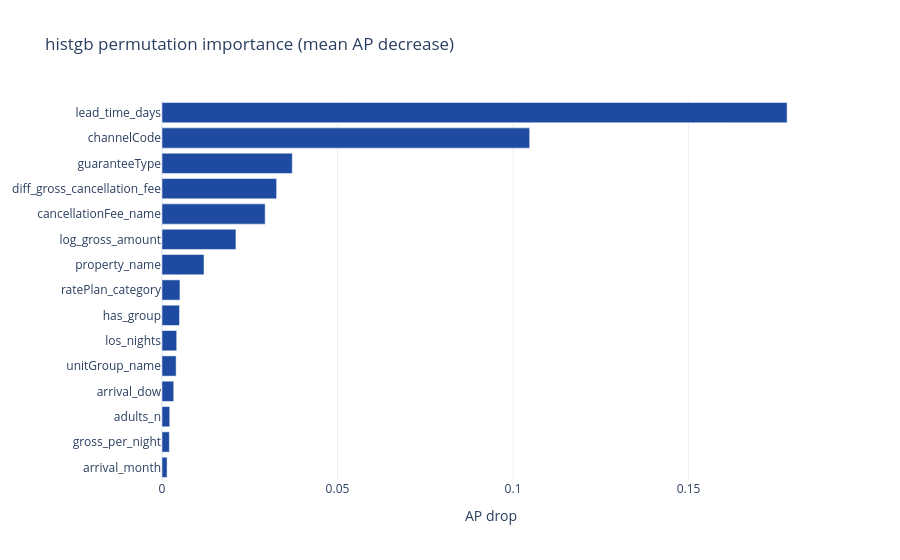
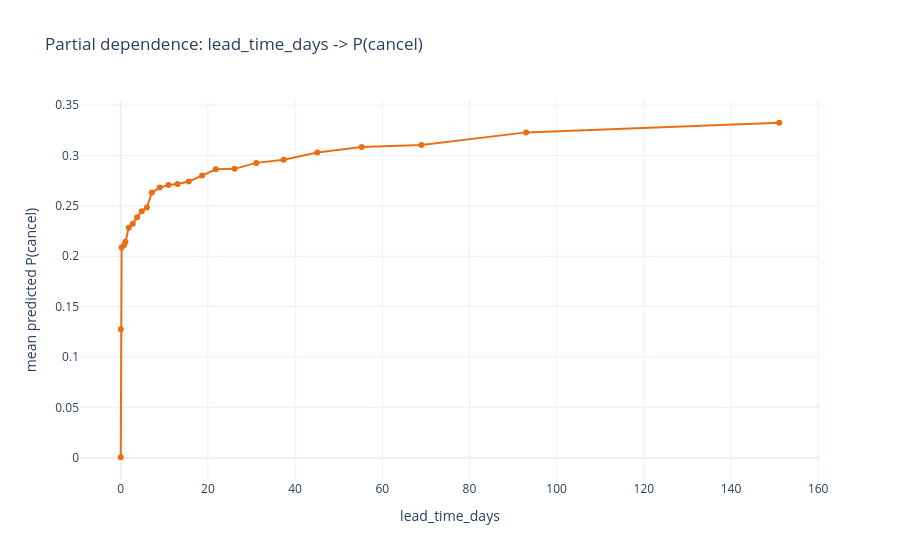

Write notebook code for charts like these, in order.
### Markdown cell above
## 5 - Explainability (XAI)

Model-agnostic **permutation importance** (AP drop) on the deployed calibrated
pipeline, plus a partial-dependence curve for the strongest numeric driver.

### Code cell
model = sc.load_model(MODEL)
df = WF.add_outcome_known_date(clean)
X = df[NUM + CAT]; y = pd.to_numeric(df["status"], errors="coerce").astype(int)
samp = X.sample(n=min(5000, len(X)), random_state=RANDOM_STATE)
pi = permutation_importance(model, samp, y.loc[samp.index],
                            scoring="average_precision", n_repeats=5, random_state=RANDOM_STATE)
imp = (pd.DataFrame({"feature": NUM + CAT, "importance": pi.importances_mean})
         .sort_values("importance", ascending=False))
top = imp.head(15)
fig = go.Figure(go.Bar(x=top["importance"][::-1], y=top["feature"][::-1],
                       orientation="h", marker_color=BRAND["blue"]))
fig.update_layout(title=f"{MODEL} permutation importance (mean AP decrease)", xaxis_title="AP drop")
fig.show()

# Partial dependence for the strongest NUMERIC feature.
top_num = next((f for f in imp["feature"] if f in NUM), NUM[0])
qs = np.quantile(pd.to_numeric(samp[top_num], errors="coerce").dropna(), np.linspace(0.02, 0.98, 25))
base = samp.copy(); pdp = []
for v in qs:
    b = base.copy(); b[top_num] = v
    pdp.append(float(model.predict_proba(b)[:, 1].mean()))
fig = go.Figure(go.Scatter(x=qs, y=pdp, mode="lines+markers", line=dict(color=BRAND["orange"])))
fig.update_layout(title=f"Partial dependence: {top_num} -> P(cancel)",
                  xaxis_title=top_num, yaxis_title="mean predicted P(cancel)")
fig.show()

### Figure 1 — Plotly figure (JSON) as saved in the notebook; plotly's stock layout.template omitted (floating-point values rounded to 4 significant figures)
{"data": [{"marker": {"color": "#1E4BA1"}, "orientation": "h", "type": "bar", "x": [0.001447, 0.002096, 0.002202, 0.003345, 0.004026, 0.004187, 0.004993, 0.005113, 0.01197, 0.02106, 0.02939, 0.03266, 0.03712, 0.1047, 0.1781], "y": ["arrival_month", "gross_per_night", "adults_n", "arrival_dow", "unitGroup_name", "los_nights", "has_group", "ratePlan_category", "property_name", "log_gross_amount", "cancellationFee_name", "diff_gross_cancellation_fee", "guaranteeType", "channelCode", "lead_time_days"]}], "layout": {"title": {"text": "histgb permutation importance (mean AP decrease)"}, "xaxis": {"title": {"text": "AP drop"}}}}

### Figure 2 — Plotly figure (JSON) as saved in the notebook; plotly's stock layout.template omitted (floating-point values rounded to 4 significant figures)
{"data": [{"line": {"color": "#EB6E14"}, "mode": "lines+markers", "type": "scatter", "x": [0.0, 0.02535, 0.2021, 0.7729, 1.085, 1.829, 2.763, 3.742, 4.821, 5.988, 7.133, 8.933, 10.97, 13.03, 15.58, 18.67, 21.8, 26.12, 31.07, 37.38, 45.1, 55.26, 68.98, 93.01, 151.1], "y": [0.0003862, 0.1276, 0.2088, 0.2111, 0.2145, 0.2284, 0.2324, 0.2388, 0.2448, 0.2484, 0.2633, 0.2682, 0.2709, 0.2718, 0.2743, 0.2802, 0.2864, 0.2868, 0.2928, 0.2958, 0.303, 0.3086, 0.3105, 0.3231, 0.3326]}], "layout": {"title": {"text": "Partial dependence: lead_time_days -> P(cancel)"}, "xaxis": {"title": {"text": "lead_time_days"}}, "yaxis": {"title": {"text": "mean predicted P(cancel)"}}}}
